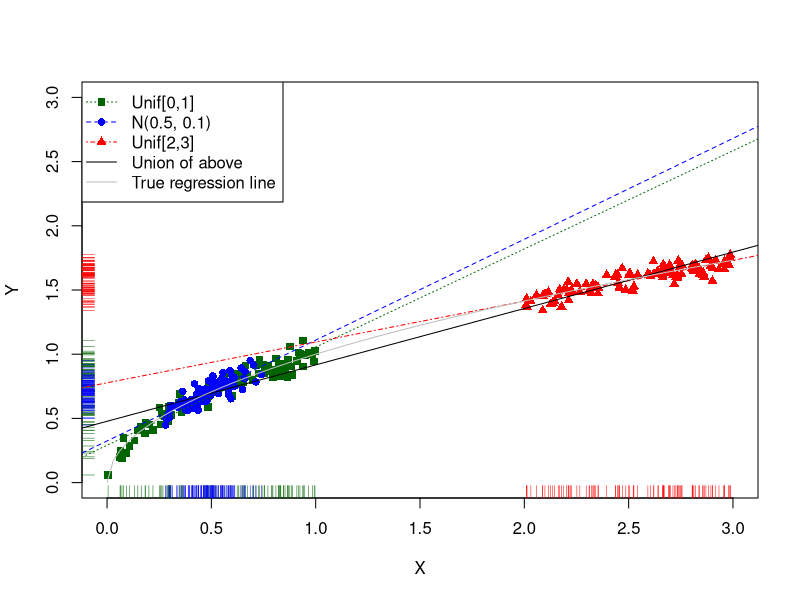

Write the R code that produced this figure.
## ----R Demo 2.1 slope-varies-with-location
# Updated, Jan 2019

############################################################
# Part a: Generate three different distributions for X;
# assume same nonlinear model
############################################################

# Create three distributions for X
x1 = runif(100)                # X~Uniform(0,1)
x2 = rnorm(100,0.5,0.1)        # X~Normal(0.5,0.1)  
x3 = runif(100,2,3)            # X~Uniform(2,3)

# Create matching Y variables from the same (nonlinear) model
# Y = sqrt(X) + N(0.05^2)
y1 = sqrt(x1) + rnorm(length(x1),0,0.05)
y2 = sqrt(x2) + rnorm(length(x2),0,0.05)
y3 = sqrt(x3) + rnorm(length(x3),0,0.05)

# Plot the first set of (X,Y) points (green squares), making sure the plotting region is big
  # enough for all the later ones
plot(x1,y1,xlim=c(0,3),ylim=c(0,3), xlab="X", ylab="Y", col="darkgreen",pch=15)

# Rugs for the those points, to indicate the marginal distribution
rug(x1,side=1, col="darkgreen")
rug(y1,side=2, col="darkgreen")

# Add the second set of points in a different color and plotting symbol (blue circles)
points(x2,y2,pch=16,col="blue")
rug(x2,side=1,col="blue")
rug(y2,side=2,col="blue")

# And the third (red triangles)
points(x3,y3,pch=17,col="red")
rug(x3,side=1,col="red")
rug(y3,side=2,col="red")


############################################################
# Part b: Fit linear regression lines to each data set
############################################################

# Fit the regression lines and add them, in matching colors
lm1 = lm(y1 ~ x1)
abline(lm1$coefficients, col="darkgreen", lty="dotted")

lm2 = lm(y2 ~ x2)
abline(lm2$coefficients,col="blue", lty="dashed")

lm3 = lm(y3 ~ x3)
abline(lm3$coefficients,col="red", lty="dotdash")

############################################################
# Part c: Combine the data and fit a regression line to all data
############################################################

# Combine the data, fit an over-all regression line
x.all=c(x1,x2,x3)
y.all=c(y1,y2,y3)
lm.all = lm(y.all~x.all)
abline(lm.all$coefficients,lty="solid")

# The true regression curve.
curve(sqrt(x),col="grey",add=TRUE)

legend("topleft", legend = c("Unif[0,1]", "N(0.5, 0.1)", "Unif[2,3]", "Union of above", "True regression line"), col = c("darkgreen", "blue", "red", "black", "grey"), pch = c(15, 16, 17, NA, NA), lty = c("dotted", "dashed", "dotdash", "solid", "solid"))
                            